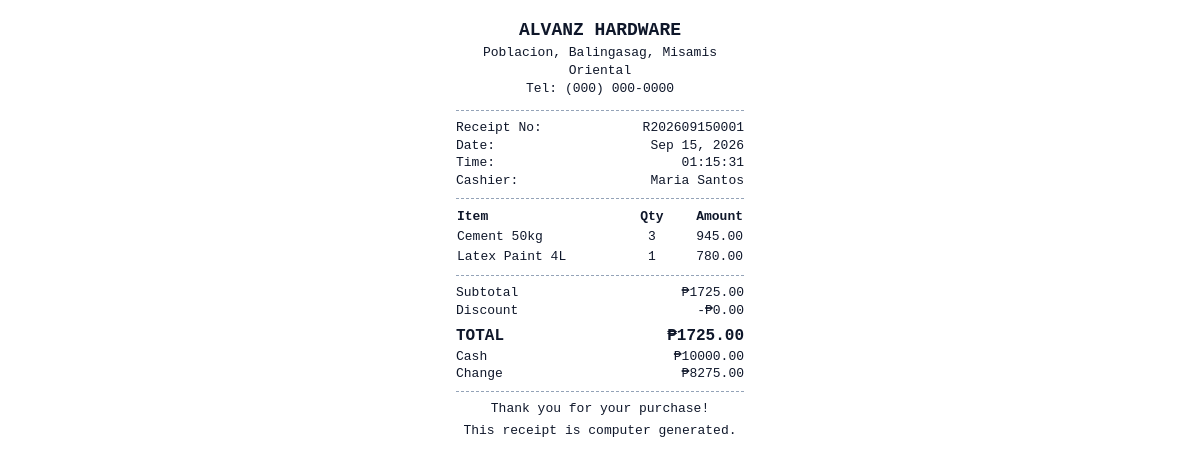
The app's page /receipt/1/ (signed in) with its own data.
### pos/models.py (models this page shows, shortened)
class Sale(models.Model):
    receipt_no = models.CharField(max_length=20, unique=True, editable=False)
    subtotal = models.DecimalField(max_digits=12, decimal_places=2, default=0)
    discount = models.DecimalField(max_digits=12, decimal_places=2, default=0)
    total = models.DecimalField(max_digits=12, decimal_places=2, default=0)
    cash_tendered = models.DecimalField(max_digits=12, decimal_places=2, default=0)
    change = models.DecimalField(max_digits=12, decimal_places=2, default=0)
    cashier = models.ForeignKey("accounts.User", on_delete=models.SET_NULL, null=True, related_name="sales")
    created_at = models.DateTimeField(auto_now_add=True)
    class Meta:
        ordering = ["-created_at"]

class SaleItem(models.Model):
    sale = models.ForeignKey(Sale, on_delete=models.CASCADE, related_name="items")
    product = models.ForeignKey("inventory.Product", on_delete=models.CASCADE, related_name="sale_items")
    quantity = models.PositiveIntegerField()
    unit_price = models.DecimalField(max_digits=12, decimal_places=2)
    subtotal = models.DecimalField(max_digits=12, decimal_places=2)

### accounts/models.py (models this page shows, shortened)
class User(AbstractUser):
    class Role(models.TextChoices):
        MANAGER = "manager", "Manager"
        CASHIER = "cashier", "Cashier"
        STAFF = "staff", "Staff"
        STOCK_VIEWER = "stock_viewer", "Stock Viewer"
    role = models.CharField(max_length=20, choices=Role.choices, default=Role.STAFF)
    @property
    def is_stock_viewer(self):
        return self.role == self.Role.STOCK_VIEWER

### inventory/models.py (models this page shows, shortened)
class Product(models.Model):
    name = models.CharField(max_length=200)
    sku = models.CharField(max_length=50, unique=True)
    image = models.ImageField(upload_to="products/", blank=True)
    category = models.ForeignKey(Category, on_delete=models.SET_NULL, null=True, blank=True, related_name="products")
    unit = models.CharField(max_length=20, default="pcs")
    cost_price = models.DecimalField(max_digits=12, decimal_places=2, default=0)
    sell_price = models.DecimalField(max_digits=12, decimal_places=2, default=0)
    quantity = models.PositiveIntegerField(default=0)
    min_stock_level = models.PositiveIntegerField(default=10)
    is_active = models.BooleanField(default=True)
    created_at = models.DateTimeField(auto_now_add=True)
    updated_at = models.DateTimeField(auto_now=True)
    class Meta:
        ordering = ["name"]

### pos/views.py (the view)
# urls.py: path("receipt/<int:pk>/", views.sale_receipt, name="sale_receipt"),
@login_required
def sale_receipt(request, pk):
    sale = get_object_or_404(Sale.objects.prefetch_related("items__product"), pk=pk)
    return render(request, "pos/receipt.html", {"sale": sale})

### templates/pos/receipt.html (shortened to what this page needs)
{% load static %}
<!DOCTYPE html>
<html lang="en">
<head>
  <link rel="stylesheet" href="{% static 'css/output.css' %}">
</head>
<body class="bg-white text-slate-900 font-mono">
  <div class="max-w-xs mx-auto p-4 text-[13px] leading-snug">
    <div class="text-center mb-3">
      <div class="text-lg font-bold">ALVANZ HARDWARE</div>
      <div>Poblacion, Balingasag, Misamis Oriental</div>
      <div>Tel: (000) 000-0000</div>
    </div>
    <hr class="border-dashed border-t border-slate-400 my-2">
    <div class="flex justify-between"><span>Receipt No:</span><span>{{ sale.receipt_no }}</span></div>
    <div class="flex justify-between"><span>Date:</span><span>{{ sale.created_at|date:"M d, Y" }}</span></div>
    <div class="flex justify-between"><span>Time:</span><span>{{ sale.created_at|time:"H:i:s" }}</span></div>
    <div class="flex justify-between"><span>Cashier:</span><span>{{ sale.cashier.get_full_name|default:sale.cashier.username }}</span></div>
    <hr class="border-dashed border-t border-slate-400 my-2">
    <table class="w-full">
      <thead>
        <tr class="text-left">
          <th>Item</th>
          <th class="text-center">Qty</th>
          <th class="text-right">Amount</th>
        </tr>
      </thead>
      <tbody>
        {% for item in sale.items.all %}
        <tr>
          <td class="pr-2">{{ item.product.name }}</td>
          <td class="text-center">{{ item.quantity }}</td>
          <td class="text-right">{{ item.subtotal|floatformat:2 }}</td>
        </tr>
        {% endfor %}
      </tbody>
    </table>
    <hr class="border-dashed border-t border-slate-400 my-2">
    <div class="flex justify-between"><span>Subtotal</span><span>₱{{ sale.subtotal|floatformat:2 }}</span></div>
    <div class="flex justify-between"><span>Discount</span><span>-₱{{ sale.discount|floatformat:2 }}</span></div>
    <div class="flex justify-between text-base font-bold mt-1"><span>TOTAL</span><span>₱{{ sale.total|floatformat:2 }}</span></div>
    <div class="flex justify-between"><span>Cash</span><span>₱{{ sale.cash_tendered|floatformat:2 }}</span></div>
    <div class="flex justify-between"><span>Change</span><span>₱{{ sale.change|floatformat:2 }}</span></div>
    <hr class="border-dashed border-t border-slate-400 my-2">
    <div class="text-center">
      <p>Thank you for your purchase!</p>
      <p class="mt-1">This receipt is computer generated.</p>
    </div>
  </div>
</body>
</html>

### records on screen
Sale: receipt_no "R202609150001", created_at "Sep 15, 2026", created_at "01:15:31", cashier.get_full_name "Maria Santos", subtotal "1725.00", discount "0.00", total "1725.00", cash_tendered "10000.00", change "8275.00"
SaleItem: product.name "Cement 50kg", quantity "3", subtotal "945.00"
SaleItem: product.name "Latex Paint 4L", quantity "1", subtotal "780.00"
